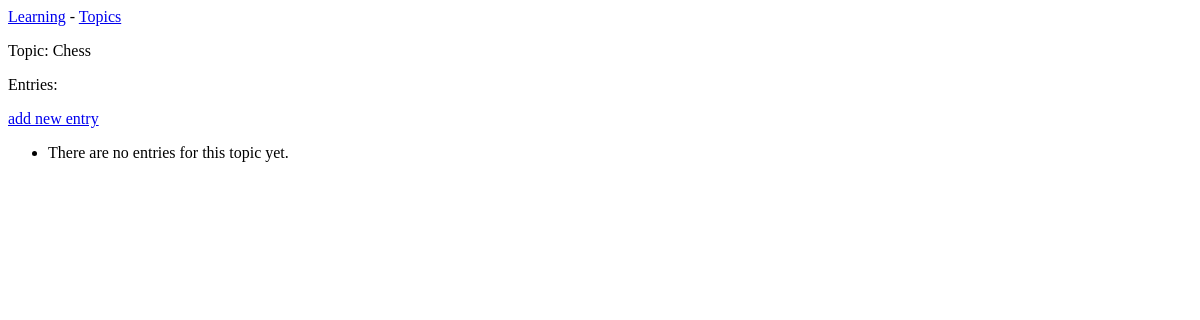
The app's page /topics/1/, older data.
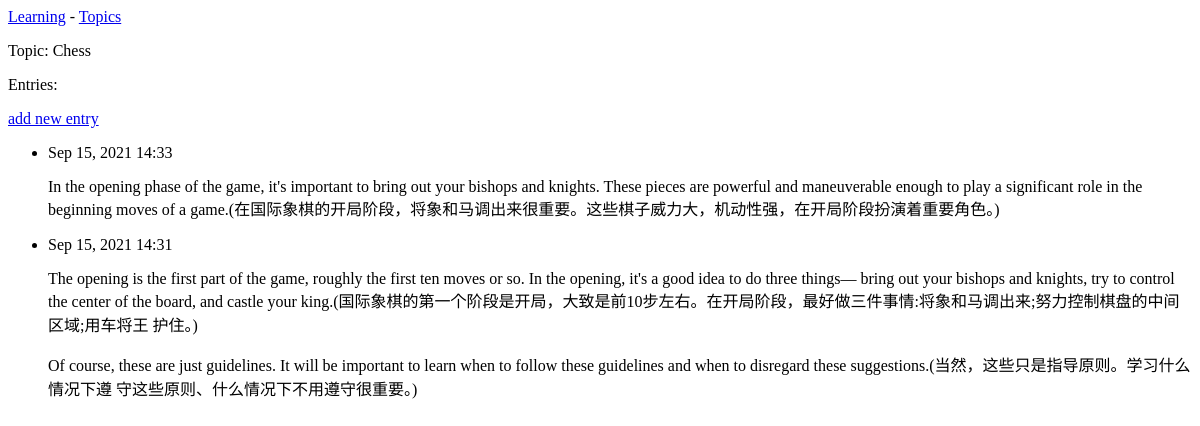
The same page, newer data.
### learning_logs/models.py (models this page shows, shortened)
class Topic(models.Model):
  text = models.CharField(max_length=200)
  data_added = models.DateTimeField(auto_now_add=True)
  def __str__(self):
    return self.text

class Entry(models.Model):
  topic = models.ForeignKey(Topic, on_delete=models.CASCADE)
  text = models.TextField()
  data_added = models.DateTimeField(auto_now_add=True)
  class Meta:
    verbose_name_plural = 'entries'

### learning_logs/views.py (the view)
# urls.py: path('topics/<topic_id>/', views.topic, name='topic'),
def topic(request, topic_id):
  topic = Topic.objects.get(id=topic_id)
  entries = topic.entry_set.order_by('-data_added')
  context = {'topic': topic, 'entries': entries}
  return render(request, 'learning_logs/topic.html', context)

### learning_logs/templates/learning_logs/topic.html
{% extends 'learning_logs/base.html' %}
{% block content %}
  <p>Topic: {{ topic }}</p>
  <p>Entries:</p>
  <p>
    <a href="{% url 'new_entry' topic.id %}">add new entry</a>
  </p>
  <ul>
    {% for entry in entries %}
      <li>
        <p>{{ entry.data_added|date:'M d, Y H:i' }}</p>
        <p>{{ entry.text|linebreaks }}</p>
      </li>
      {% empty %}
      <li>
        There are no entries for this topic yet.
      </li>
    {% endfor %}
  </ul>
{% endblock content %}

### learning_logs/templates/learning_logs/base.html
<p>
  <a href="{% url 'index' %}">Learning</a> -
  <a href="{% url 'topics' %}">Topics</a>
</p>
{% block content %}{% endblock content %}

Row changes from the older to the newer data that the page shows:
added Entry: data_added "Sep 15, 2021 14:33", text "In the opening phase of the game, it's important to bring out your bishops and knights. These pieces are powerful and maneuverable enough to play a significant role in the beginning moves of a game.(在国际象棋的开局阶段，将象和马调出来很重要。这些棋子威力大，机动性强，在开局阶段扮演着重要角色。)"
added Entry: data_added "Sep 15, 2021 14:31", text "The opening is the first part of the game, roughly the first ten moves or so. In the opening, it's a good idea to do three things— bring out your bishops and knights, try to control the center of the board, and castle your king.(国际象棋的第一个阶段是开局，大致是前10步左右。在开局阶段，最好做三件事情:将象和马调出来;努力控制棋盘的中间区域;用车将王 护住。) Of course, these are just guidelines. It will be important to learn when to follow these guidelines and when to disregard these suggestions.(当然，这些只是指导原则。学习什么情况下遵 守这些原则、什么情况下不用遵守很重要。)"
Text that changed along with them:
text no longer shown: "There are no entries for this topic yet."
